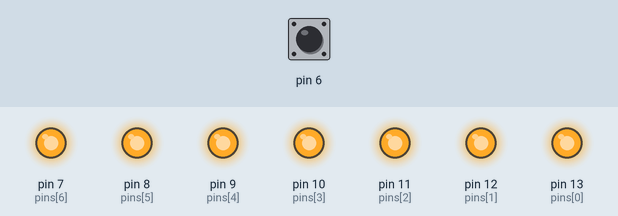
The sketch below on a simulated Arduino Uno, built with avr-gcc and run on an emulated ATmega328P. Shown: output pins drawn as LEDs (lit = HIGH). Dashed ring = blinking. The inputs (shaded band) are chosen by the test bench; at power-on: pin 6 HIGH.

Above: at 3.8 s.
3.9 s: pin 6 pulled LOW for 1.3 s
At 4.8 s:
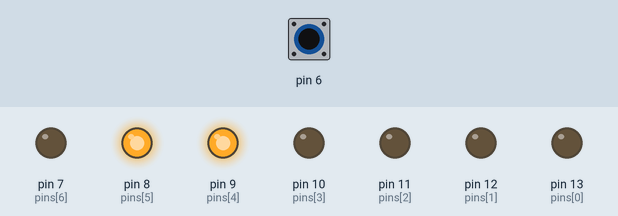
7.5 s: pin 6 pulled LOW for 1.3 s
At 8.8 s:
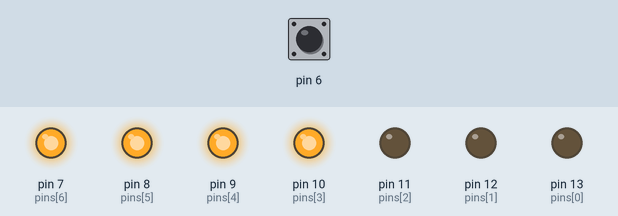
10.5 s: pin 6 pulled LOW for 3.2 s
At 12.3 s:
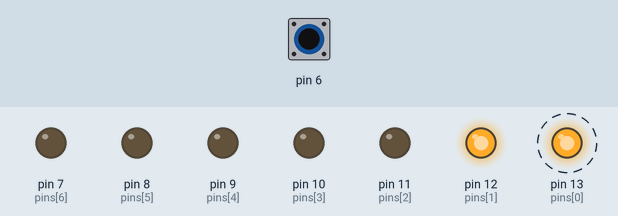
15.5 s: pin 6 pulled LOW for 1.3 s
At 16.5 s:
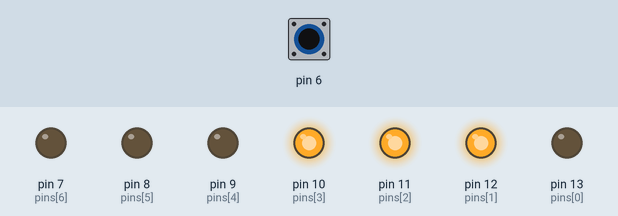
18.5 s: pin 6 pulled LOW for 1.3 s
At 19.8 s:
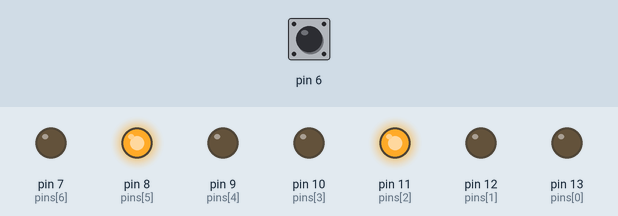
21.5 s: pin 6 pulled LOW for 3.2 s
At 22.3 s:
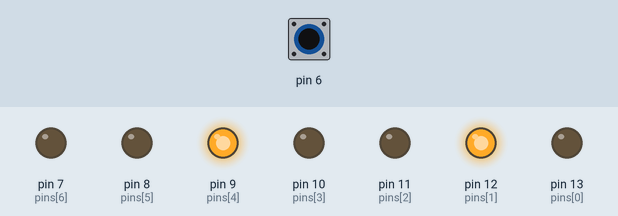
Timing chart, 0 to 26.5 s (numbered marks = the images above; inputs shaded):
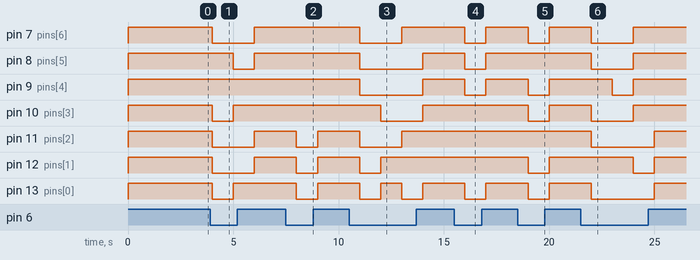

The sketch:

fabulous_krunk1.ino
```cpp
//C++
byte btn;
byte pins[7] = { 13, 12, 11, 10, 9, 8, 7 };
byte Display[16][7] =
{
  {0, 0, 0, 0, 0, 0, 1},
  {1, 0, 0, 1, 1, 1, 1},
  {0, 0, 1, 0, 0, 1, 0},
  {0, 0, 0, 0, 1, 1, 0},
  {1, 0, 0, 1, 1, 0, 0},
  {0, 1, 0, 0, 1, 0, 0},
  {0, 1, 0, 0, 0, 0, 0},
  {0, 0, 0, 1, 1, 1, 1},
  {0, 0, 0, 0, 0, 0, 0},
  {0, 0, 0, 1, 1, 0, 0},
  {0, 0, 0, 1, 0, 0, 0},
  {1, 1, 0, 0, 0, 0, 0},
  {0, 1, 1, 0, 0, 0, 1},
  {1, 0, 0, 0, 0, 1, 0},
  {0, 1, 1, 0, 0, 0, 0},
  {0, 1, 1, 1, 0, 0, 0},
};

void setup()
{
    pinMode(6, INPUT_PULLUP);
    for(byte i = 0; i < 7; ++i)
       pinMode(pins[i], OUTPUT);
    for(byte j = 0; j < 7; j++)
       digitalWrite(pins[j], 1);
}

void loop()
{
    for(int i = 0; i < 16; i++)
    {
        delay(1000);
        btn = digitalRead(6);
        if(btn == LOW)
        {
            for (int k = 0; k < 7; k++)
                digitalWrite(pins[k], Display[i][k]);
        }
        else
        {
            for (int j = 0; j < 7; j++)
                digitalWrite(pins[j], 1);
        }
    }
}
```

Measured:
- after the input at 3.9 s, pin 7 (pins[6]), pin 11 (pins[2]), pin 12 (pins[1]): HIGH → LOW after 0.10 s, → HIGH 2.0 s later; pin 8 (pins[5]): HIGH → LOW after 1.1 s, → HIGH 1.0 s later; pin 10 (pins[3]), pin 13 (pins[0]): HIGH → LOW after 0.10 s, → HIGH 1.0 s later
- after the input at 7.5 s, pin 11 (pins[2]), pin 12 (pins[1]), pin 13 (pins[0]): HIGH → LOW after 0.50 s, → HIGH 1.0 s later
- after the input at 10.5 s, pin 7 (pins[6]): HIGH → LOW after 0.50 s, → HIGH 2.0 s later; pin 8 (pins[5]): HIGH → LOW after 0.50 s, → HIGH 3.0 s later
- after the input at 15.5 s, pin 7 (pins[6]), pin 8 (pins[5]), pin 9 (pins[4]), pin 13 (pins[0]): HIGH → LOW after 0.50 s, → HIGH 1.0 s later
- after the input at 18.5 s, pin 7 (pins[6]), pin 9 (pins[4]), pin 10 (pins[3]), pin 12 (pins[1]), pin 13 (pins[0]): HIGH → LOW after 0.50 s, → HIGH 1.0 s later
- after the input at 21.5 s, pin 7 (pins[6]), pin 8 (pins[5]), pin 10 (pins[3]): HIGH → LOW after 0.50 s, → HIGH 2.0 s later; pin 9 (pins[4]): HIGH → LOW after 1.5 s, → HIGH 1.0 s later; pin 11 (pins[2]), pin 13 (pins[0]): HIGH → LOW after 0.50 s, → HIGH 3.0 s later; pin 12 (pins[1]): HIGH → LOW after 2.5 s, → HIGH 1.0 s later
